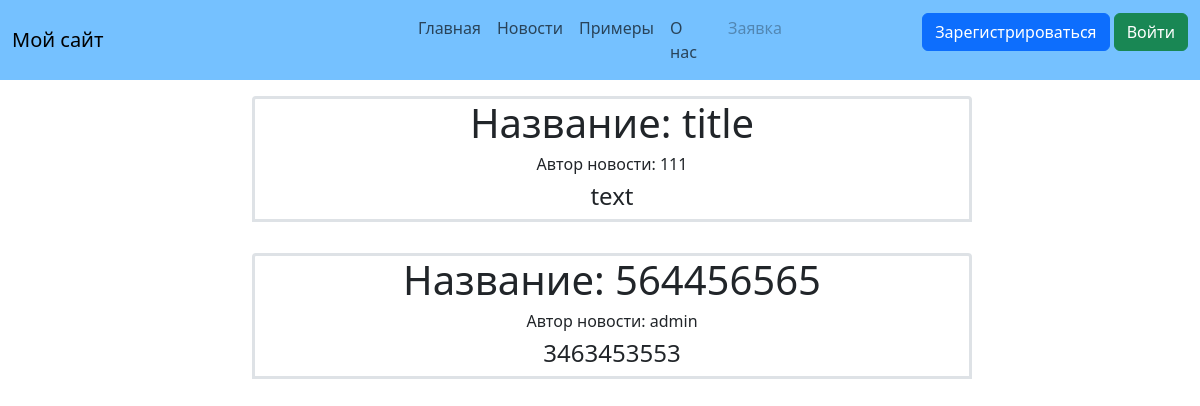
Page /news on the committed database.
### data/news.py (models this page shows)
class News(SqlAlchemyBase, UserMixin, SerializerMixin):
    __tablename__ = 'news'
    id = sa.Column(sa.Integer, primary_key=True, autoincrement=True)
    title = sa.Column(sa.String, unique=True, index=True)
    text = sa.Column(sa.String)
    user_id = sa.Column(sa.Integer, sa.ForeignKey('users.id'))
    user_name = orm.relationship('User')

### data/users.py (models this page shows)
class User(SqlAlchemyBase, UserMixin, SerializerMixin):
    __tablename__ = 'users'
    id = sa.Column(sa.Integer, primary_key=True, autoincrement=True)
    email = sa.Column(sa.String, unique=True, index=True)
    name = sa.Column(sa.String)
    hashed_password = sa.Column(sa.String)
    is_admin = sa.Column(sa.Boolean)

### main.py (the view)
@app.route('/news')
def news():
    db_sess = create_session()
    all_news = db_sess.query(News).all()
    return render_template('news.html', news=all_news)

### data/db_session.py (called while the page is built)
def create_session() -> Session:
    global __factory
    return __factory()

### templates/news.html
{% extends "base.html" %}
{% block content %}
<div class="container" style="text-align: center">
  {% for item in news %}
  <div style="text-align: center" class="container">
    <div class="row">
    <h1>Название: {{ item.title }}</h1>
    <h6>Автор новости: {{ item.user_name.name }}</h6>
    <h4>{{ item.text }}</h4>
    </div>
  </div>
  {% endfor %}
</div>
{% endblock %}

### static/css/main.css (style rules this page uses)
.container { width: 720px; padding-bottom: 15px; }
.row { border-width: 1px; border-top-left-radius: 0.25rem; border-top-right-radius: 0.25rem; margin: 1rem -0.75rem 0; border: solid #dee2e6; }

### rows in the picture
News: title "title", user_name.name "111", text "text"
News: title "564456565", user_name.name "admin", text "3463453553"
